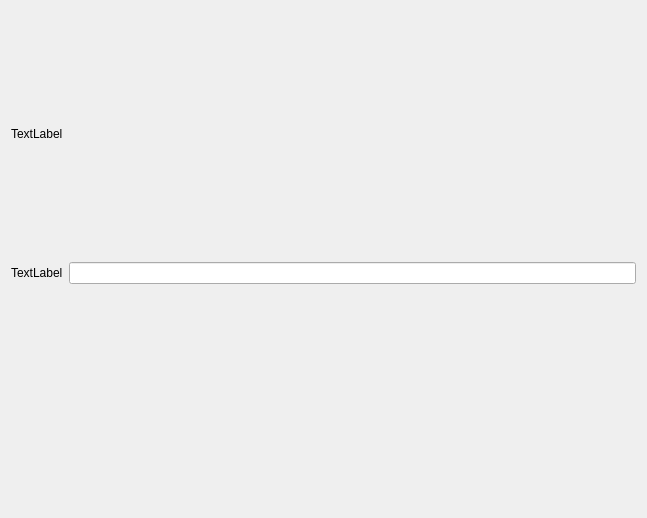
<?xml version="1.0" encoding="UTF-8"?>
<ui version="4.0">
 <class>Form</class>
 <widget class="QWidget" name="Form">
  <property name="geometry">
   <rect>
    <x>0</x>
    <y>0</y>
    <width>647</width>
    <height>518</height>
   </rect>
  </property>
  <property name="windowTitle">
   <string>Form</string>
  </property>
  <layout class="QVBoxLayout" name="verticalLayout">
   <item>
    <widget class="QLabel" name="label">
     <property name="text">
      <string>TextLabel</string>
     </property>
    </widget>
   </item>
   <item>
    <layout class="QFormLayout" name="formLayout">
     <item row="0" column="0">
      <widget class="QLabel" name="label_2">
       <property name="text">
        <string>TextLabel</string>
       </property>
      </widget>
     </item>
     <item row="0" column="1">
      <widget class="QLineEdit" name="lineEdit"/>
     </item>
    </layout>
   </item>
  </layout>
 </widget>
 <resources/>
 <connections/>
</ui>
